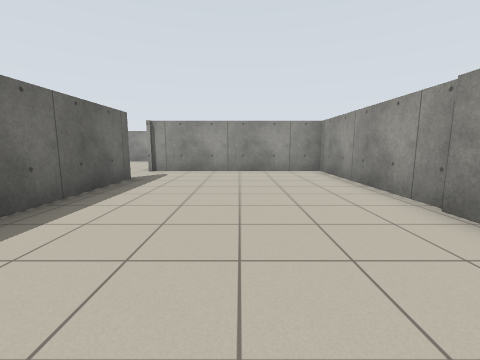
View 1 (above)

21 first-person views from a walk through a world built for the Player/Stage simulator. The camera is 1 m above the floor, tilts 8° down and sees 90° across. The lines on the ground mark 1 m squares. The floor is counted in squares, 1 m on a side. Each view is taken from the middle of a square. On the plan, view 1 faces up. The plan holds only what a view shows up to about 11 squares ahead; the rest is blank. The place goes on beyond the plan. The robots in the file are not drawn.

View 2
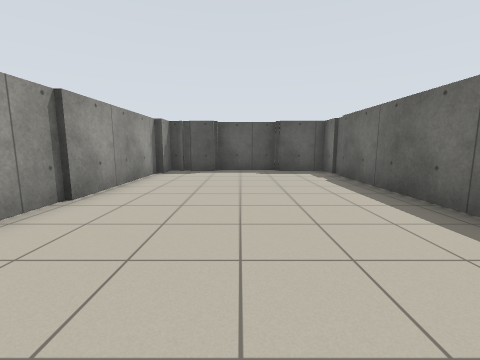

View 3
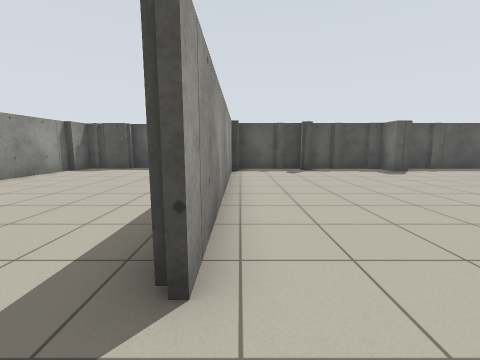

View 4
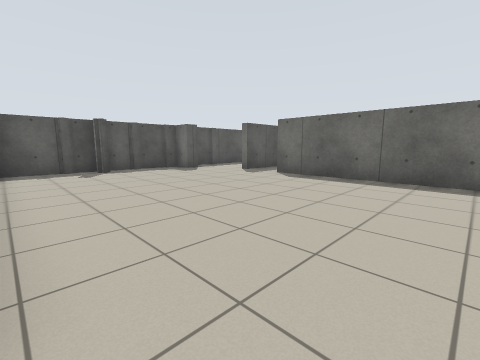

View 5
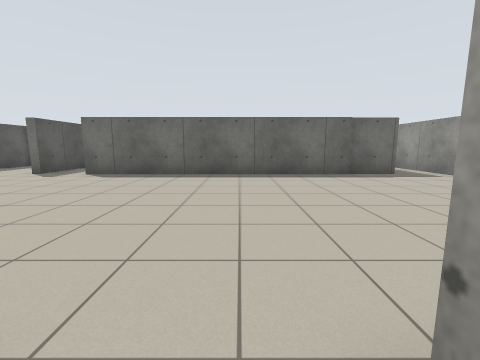

View 6
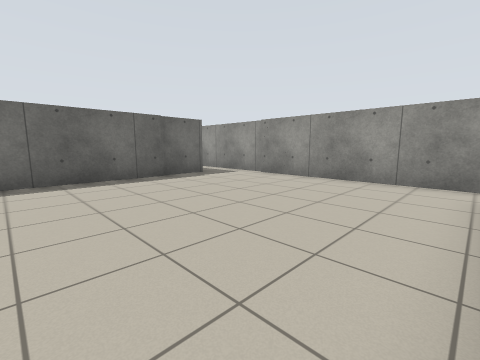

View 7
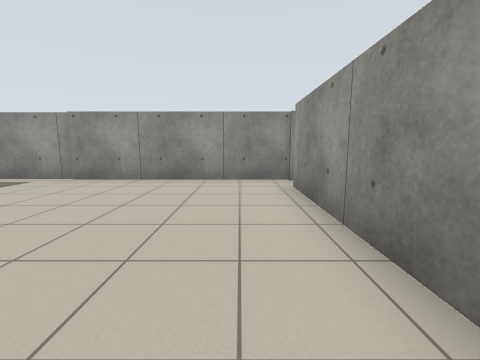

View 8
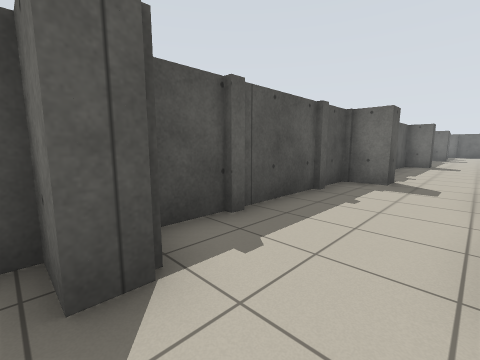

View 9
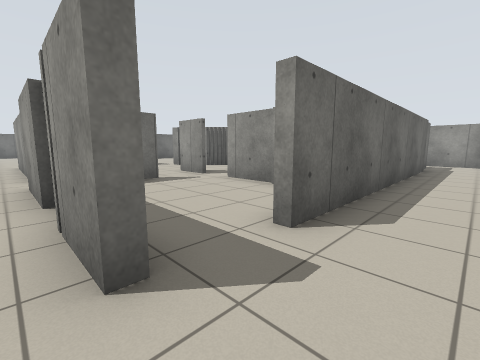

View 10
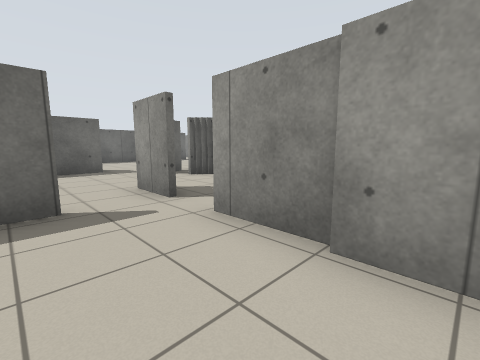

View 11
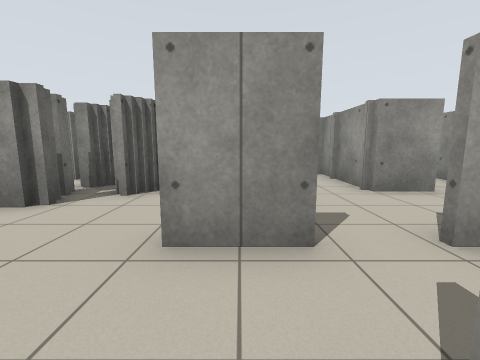

View 12
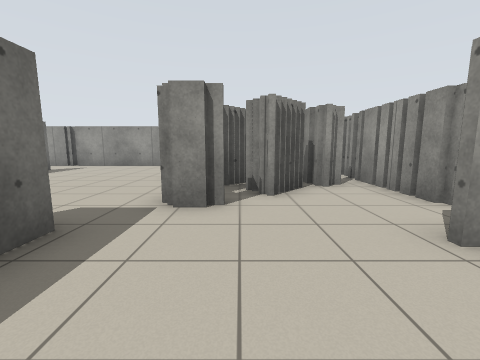

View 13
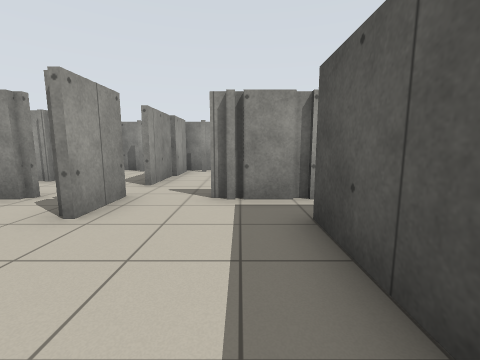

View 14
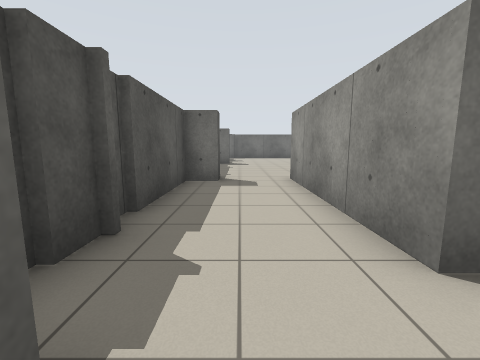

View 15
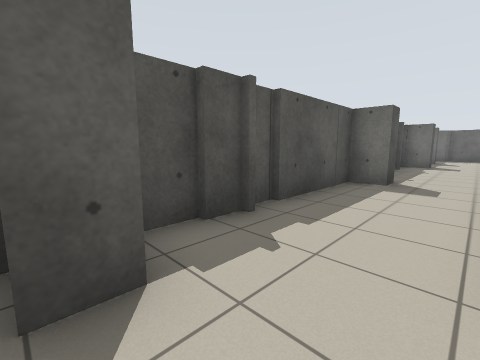

View 16
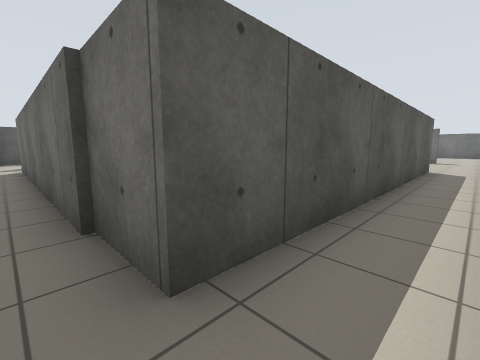

View 17
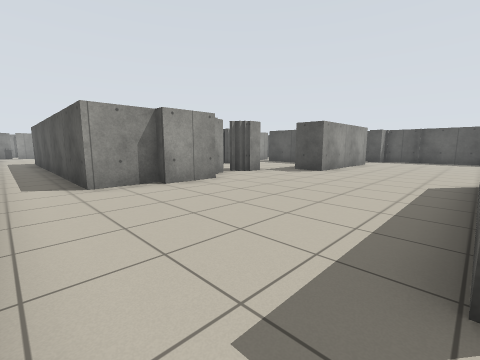

View 18
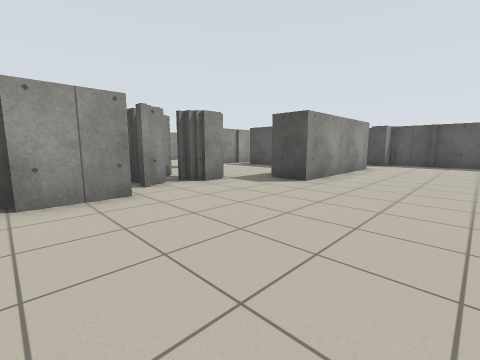

View 19
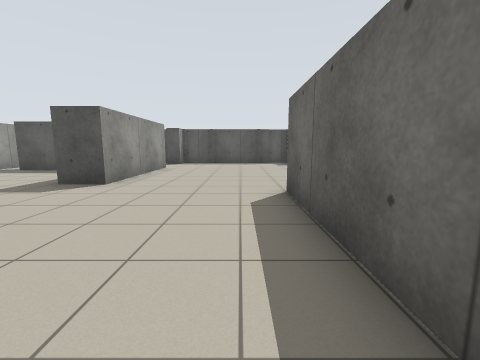

View 20
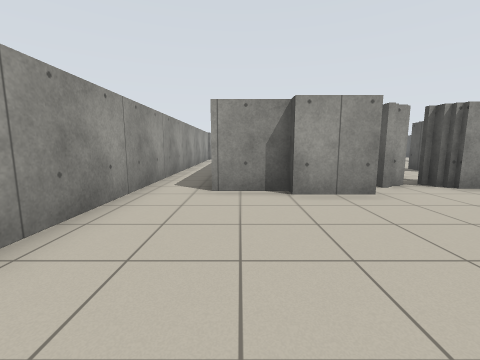

View 21
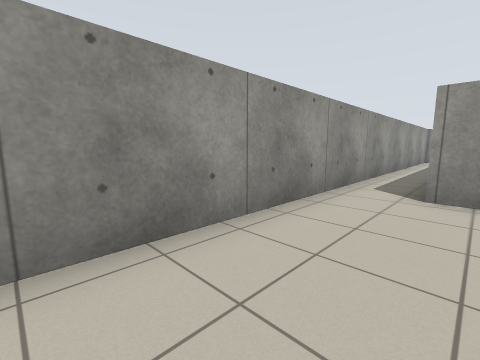

### Floor plan
Points are (right, up) in squares from view 1. A wall is a line through its corners. A room is listed if a view was taken in it or the views show most of it. See-through windows are left out.
Room 1 (views 1, 2, 5)
walls: (-3.4, 7.5) (-3.4, -0.2); (-3.4, -0.4) (-3.4, -1.7) (-1.6, -1.7); (1, -1.7) (2.1, -1.7); (3.3, -1) (3.3, 9.6) (-3.8, 9.6); (2, -1.9) (2.8, -1.9) (2.8, -0.9); (-1.6, -2.2) (1, -2.2)
ways out: opening at (-3, 8.5) to room 2
Room 2 (views 3, 4, 6, 7, 8, 9, 14, 15, 16)
walls: (-11.6, 1.6) (-17.2, 1.6); (-12.5, 1.7) (-11.6, 1.7); (-11, -0.6) (-10.2, -0.6) (-10.2, -1.7) (-7.1, -1.7); (-3.7, 10.1) (-3.7, 15); (-17.5, 1.8) (-17.5, 3.4); (-7.1, -0.9) (-6.7, -0.9) (-6.7, -1.4); (-18.8, 2) (-18.8, 1.6) (-24.5, 1.6); (-6.8, -1.7) (-3.9, -1.7); (-17.8, -0.6) (-17, -0.6) (-17, -1.7) (-11.2, -1.7); (-3.7, -0.2) (-3.7, 7.6); (-4, -0.6) (-3.4, -0.6); (-3.5, 16.4) (-23.4, 16.4); (-19.6, -1.7) (-18.1, -1.7); (-22.7, 14.6) (-11.6, 14.6) (-11.6, 3.4); (-24.6, -0.6) (-23.9, -0.6) (-23.9, -1.7) (-20, -1.7)
ways out: opening at (-3, 8.5) to room 1; opening at (-18, 2.5) to room 3; opening at (-12, 3) to room 3; opening at (-24.5, 0.5) to room 4; opening at (-22.5, 15.5) to room 4
Room 3 (views 10, 11, 12, 13)
walls: (-17.2, 6.3) (-18.9, 6.3); (-17.5, 8) (-17.5, 9.6); (-17.3, 4.6) (-17.3, 3.9); (-17.5, 9.8) (-17.5, 11.2); (-18.2, 10.1) (-19.2, 10.1); (-19.4, 9.6) (-20, 9.6); (-17.5, 3.4) (-17.5, 4.6); (-20.3, 9.2) (-20.3, 8.8) (-20.4, 8.8) (-20.4, 9.4); (-13.6, 9.3) (-15, 9.3) (-15, 12.6); (-21.2, 7.9) (-22.4, 7.9); (-12.4, 6.3) (-15.9, 6.3); (-21.5, 9.4) (-21.5, 8.8); (-21.1, 10.1) (-21.6, 10.1); (-11.8, 8.1) (-11.8, 9); (-11.8, 5.1) (-11.8, 6.2); (-21.1, 3) (-18.8, 3); (-14.2, 1.7) (-12.5, 1.7); (-23.2, 6.8) (-23.2, 5.2)
ways out: opening at (-18, 2.5) to room 2; opening at (-12, 3) to room 2; opening at (-22, 7) to room 4
Room 4 (views 17, 18, 19, 20, 21)
walls: (-22.4, 7.9) (-22.4, 9.1); (-23.1, 11.1) (-23.1, 12.9) (-22.7, 12.9) (-22.7, 14.6); (-22.1, 9.9) (-22.1, 10.4); (-24.5, 1.6) (-24.5, 6.8) (-23.2, 6.8); (-29, 14.2) (-29, 7.6); (-28, -1.7) (-26.8, -1.7); (-23.4, 16.4) (-28.1, 16.4)
ways out: opening at (-24.5, 0.5) to room 2; opening at (-22.5, 15.5) to room 2; opening at (-22, 7) to room 3; opening at (-29, 15.5)

Positions as (right, up) in squares from view 1, and headings:
1: (0, 0), facing up
2: (0, 8), facing down
3: (-4, 9), facing down
4: (-4, 9), facing down-left
5: (-3, 9), facing left
6: (-4, 9), facing up-left
7: (-5, 9), facing up
8: (-10, 1), facing down-left
9: (-10, 1), facing up-left
10: (-13, 4), facing up-left
11: (-18, 4), facing up
12: (-21, 4), facing up
13: (-22, 4), facing right
14: (-17, 0), facing left
15: (-17, 1), facing down-left
16: (-11, 16), facing down-left
17: (-29, 16), facing down-right
18: (-28, 13), facing down-right
19: (-28, 13), facing down
20: (-28, 14), facing right
21: (-28, 14), facing up-right
